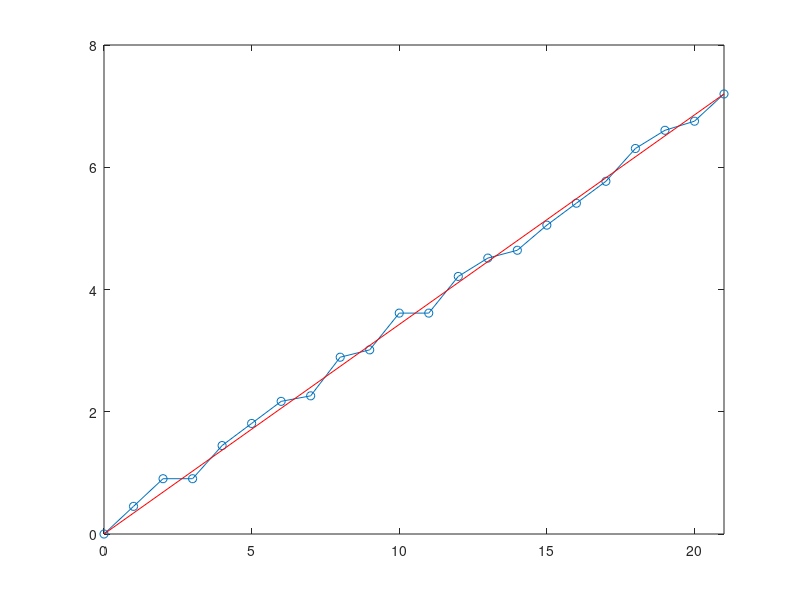

Write the MATLAB code that produced this figure.
pitch = 0.3048e-3;
c     = 1540;
h0    = c/80e6;
 
alphaB = atan((0:2)*h0/pitch);
%%
numOfAng = 22;  % Number of steer angles including the zero beam.
init = atan(2*h0/pitch);  % The maximum steered angle.

%%
delta = init / (numOfAng - 1);

alphaM = zeros(1, numOfAng);
m1 = zeros(1, numOfAng);
n1 = zeros(1, numOfAng);

for i = 2:numOfAng - 1
    angTest = (i-1) * delta;
    temp = 10;
    for m = 1:20
        for n = 1:8
            alpha = atan(m*h0/pitch/n);
            dev = abs(alpha - angTest);
            if (dev < 0.05/180 * pi)
                break;
            end
            if dev < temp
                temp = dev;
                alphaM(i) = alpha;
                m1(i) = m;
                n1(i) = n;
            end
        end
    end
end
m1(numOfAng) = 2;
n1(numOfAng) = 1;
alphaM(numOfAng) = init;

%%
figure;
plot(0:numOfAng - 1, alphaM/pi*180, 'o-');
hold on
plot([0 numOfAng - 1], [0, init/pi*180], 'r')
xlim([0, numOfAng - 1])
hold off;